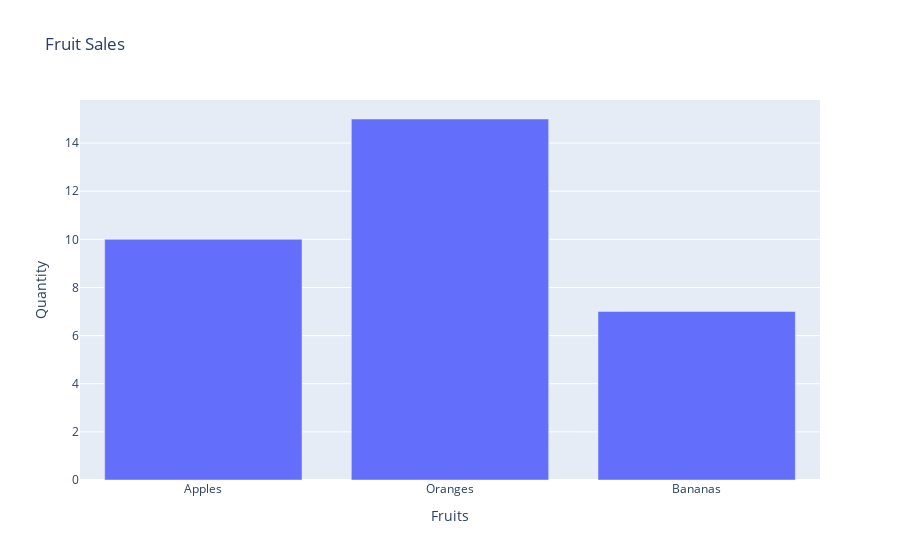

Notebook code for this chart:
### Markdown cell above
## 4️⃣ Bar Plot Example (Plotly Express)

### Code cell
data = {'Fruits': ['Apples', 'Oranges', 'Bananas'], 'Quantity': [10, 15, 7]}
df = pd.DataFrame(data)

fig = px.bar(df, x='Fruits', y='Quantity', title='Fruit Sales')
fig.show()

### Figure 1 — Plotly figure (JSON) as saved in the notebook; plotly's stock layout.template omitted (floating-point values rounded to 4 significant figures)
{"data": [{"hovertemplate": "Fruits=%{x}<br>Quantity=%{y}<extra></extra>", "legendgroup": "", "marker": {"color": "#636efa", "pattern": {"shape": ""}}, "name": "", "orientation": "v", "showlegend": false, "textposition": "auto", "type": "bar", "x": ["Apples", "Oranges", "Bananas"], "xaxis": "x", "y": [10, 15, 7], "yaxis": "y"}], "layout": {"barmode": "relative", "legend": {"tracegroupgap": 0}, "title": {"text": "Fruit Sales"}, "xaxis": {"anchor": "y", "domain": [0, 1], "title": {"text": "Fruits"}}, "yaxis": {"anchor": "x", "domain": [0, 1], "title": {"text": "Quantity"}}}}
